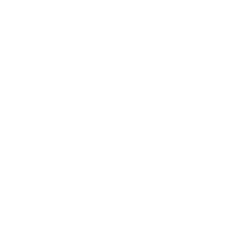
Frame 1 (no input)
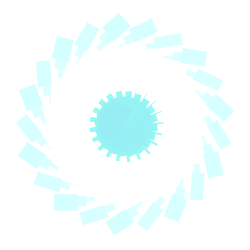
Frame 60 (the mouse pressed at the canvas centre just before this capture)
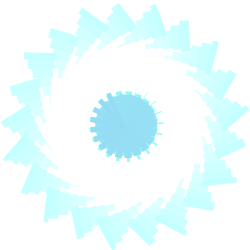
Frame 120 (the mouse held since frame 60 and released just before this capture)

The Processing sketch that drew these frames (run headless with seeded random() and noise(); from frame 60 on, the mouse is pressed at the canvas centre):

// Processing sketch: processing_53932
// ── processing_53932.pde

//y position variable

float y = 0.0;

void setup(){
  //screen size
  size(250, 250);
  //background colour
  background (255);
  smooth();
}

void draw(){
  //sets frame rate to 45
  frameRate (45);
  //center placement
  translate (125,125);
  //no border shapes
  noStroke();
  //rotate at 0.1 plus the y variable so that it would spin
  rotate(PI/0.1+y);
  //draw rectangle that grows in the value of y.  
  rect(0,0,y,y-40);
  //R colour subtracts by y value
  fill(230-y,255,255);
  //draw rectangle that grows in the value of y
  rotate(PI/0.1+y);
  rect(70,70,y,y-40);
  //G colour subtracts subtraction by y value
  fill(150,255-y,244);
  //increase y value by 0.3
  y += 0.3;
  //when y value reaches 100, sets it back to 0
  if (y > 100){
    y= -0.0;
  }
  
  
}
                                
